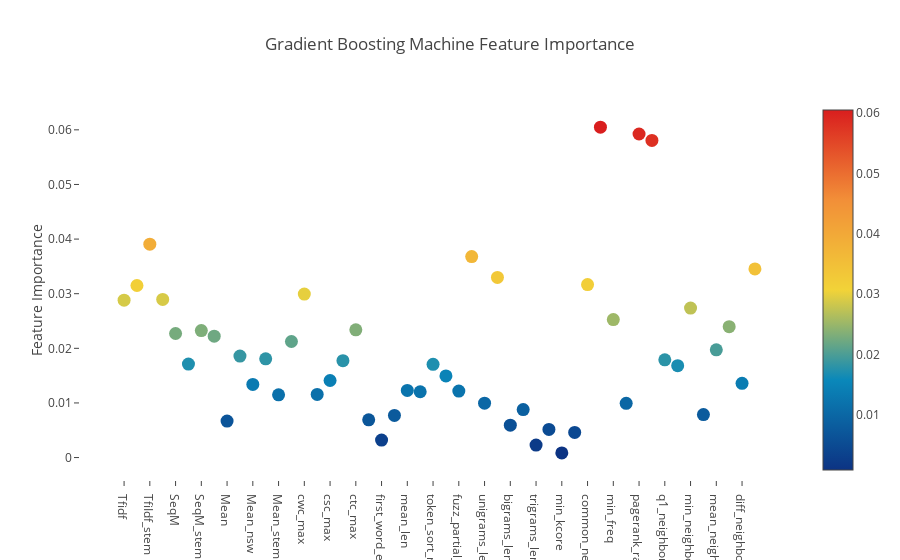

The code cell stored with this chart in its notebook:
### Code cell
fi(gb,'Gradient Boosting Machine')

### Figure 1 — Plotly figure (JSON) as saved in the notebook; plotly's stock layout.template omitted (floating-point values rounded to 4 significant figures)
{"data": [{"marker": {"color": [0.02881, 0.0315, 0.03907, 0.02895, 0.02271, 0.01712, 0.02325, 0.02223, 0.006687, 0.01857, 0.01339, 0.01808, 0.01148, 0.02125, 0.02994, 0.01156, 0.01411, 0.01775, 0.02339, 0.006916, 0.0032, 0.007713, 0.0123, 0.01205, 0.01708, 0.01494, 0.01218, 0.03679, 0.009959, 0.03298, 0.005932, 0.008787, 0.00228, 0.005145, 0.0008577, 0.004598, 0.03166, 0.0605, 0.02527, 0.009934, 0.05924, 0.05807, 0.0179, 0.01682, 0.02738, 0.007874, 0.01973, 0.02396, 0.0136, 0.03453], "colorscale": "Portland", "showscale": true, "size": 13, "sizemode": "diameter", "sizeref": 1}, "mode": "markers", "text": ["Tfidf", "tfidf_nsw", "TfiIdf_stem", "Hash", "SeqM", "SeqM_nsw", "SeqM_stem", "len", "Mean", "len_nsw", "Mean_nsw", "len_stem", "Mean_stem", "cwc_min", "cwc_max", "csc_min", "csc_max", "ctc_min", "ctc_max", "last_word_eq", "first_word_eq", "abs_len_diff", "mean_len", "token_set_ratio", "token_sort_ratio", "fuzz_ratio", "fuzz_partial_ratio", "longest_substr_ratio", "unigrams_len", "unigrams_ratio", "bigrams_len", "bigrams_ratio", "trigrams_len", "trigrams_ratio", "min_kcore", "max_kcore", "common_neighbor_count", "common_neighbor_ratio", "min_freq", "max_freq", "pagerank_ratio", "clique_size", "q1_neighbor_count", "q2_neighbor_count", "min_neighbor_count", "max_neighbor_count", "mean_neighbor_count", "sum_neighbor_count", "diff_neighbor_count", "shared_neighbor_count"], "type": "scatter", "x": ["Tfidf", "tfidf_nsw", "TfiIdf_stem", "Hash", "SeqM", "SeqM_nsw", "SeqM_stem", "len", "Mean", "len_nsw", "Mean_nsw", "len_stem", "Mean_stem", "cwc_min", "cwc_max", "csc_min", "csc_max", "ctc_min", "ctc_max", "last_word_eq", "first_word_eq", "abs_len_diff", "mean_len", "token_set_ratio", "token_sort_ratio", "fuzz_ratio", "fuzz_partial_ratio", "longest_substr_ratio", "unigrams_len", "unigrams_ratio", "bigrams_len", "bigrams_ratio", "trigrams_len", "trigrams_ratio", "min_kcore", "max_kcore", "common_neighbor_count", "common_neighbor_ratio", "min_freq", "max_freq", "pagerank_ratio", "clique_size", "q1_neighbor_count", "q2_neighbor_count", "min_neighbor_count", "max_neighbor_count", "mean_neighbor_count", "sum_neighbor_count", "diff_neighbor_count", "shared_neighbor_count"], "y": [0.02881, 0.0315, 0.03907, 0.02895, 0.02271, 0.01712, 0.02325, 0.02223, 0.006687, 0.01857, 0.01339, 0.01808, 0.01148, 0.02125, 0.02994, 0.01156, 0.01411, 0.01775, 0.02339, 0.006916, 0.0032, 0.007713, 0.0123, 0.01205, 0.01708, 0.01494, 0.01218, 0.03679, 0.009959, 0.03298, 0.005932, 0.008787, 0.00228, 0.005145, 0.0008577, 0.004598, 0.03166, 0.0605, 0.02527, 0.009934, 0.05924, 0.05807, 0.0179, 0.01682, 0.02738, 0.007874, 0.01973, 0.02396, 0.0136, 0.03453]}], "layout": {"autosize": true, "hovermode": "closest", "showlegend": false, "title": "Gradient Boosting Machine Feature Importance", "xaxis": {"showgrid": false, "showline": false, "ticklen": 5, "zeroline": false}, "yaxis": {"gridwidth": 2, "showgrid": false, "ticklen": 5, "title": "Feature Importance", "zeroline": false}}}
